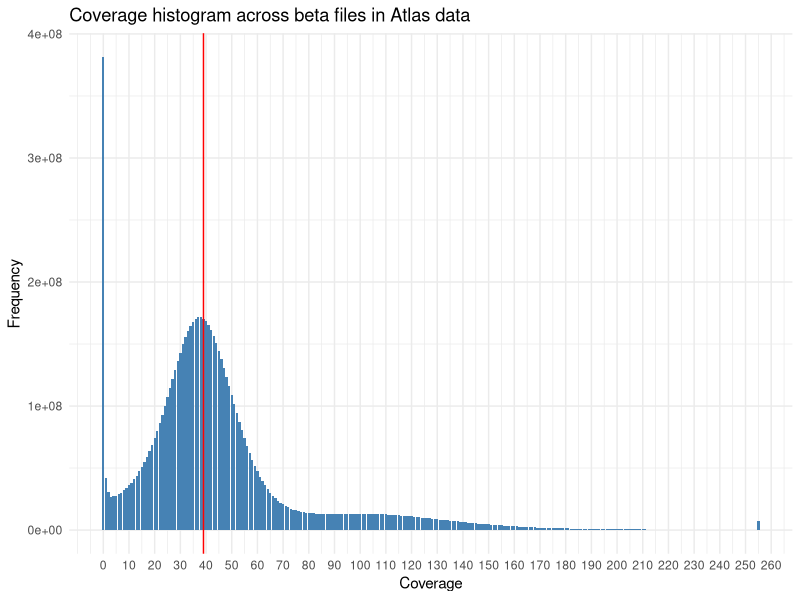

This chart was generated by the following R code:
library(ggplot2)

hist_data <- read.table("../04_prepAtlas/coverage_histogram.tsv", header = TRUE, sep = "\t")

## Compute the median
weighted_median <- function(x, w) {
  # force weights to numeric to avoid integer overflow
  w <- as.numeric(w)
  
  ord <- order(x)
  x <- x[ord]
  w <- w[ord]
  cum_w <- cumsum(w) / sum(w)
  x[which(cum_w >= 0.5)[1]]
}

median_val <- weighted_median(hist_data$coverage, hist_data$frequency)
median_val # 39

ggplot(hist_data, aes(x = coverage, y = frequency)) +
  geom_col(fill = "steelblue") +
  labs(
    title = "Coverage histogram across beta files in Atlas data",
    x = "Coverage",
    y = "Frequency"
  ) + 
  scale_x_continuous(breaks=seq(0, 300, 10))+
  geom_vline(xintercept = median_val, col = "red")+
  theme_minimal()
